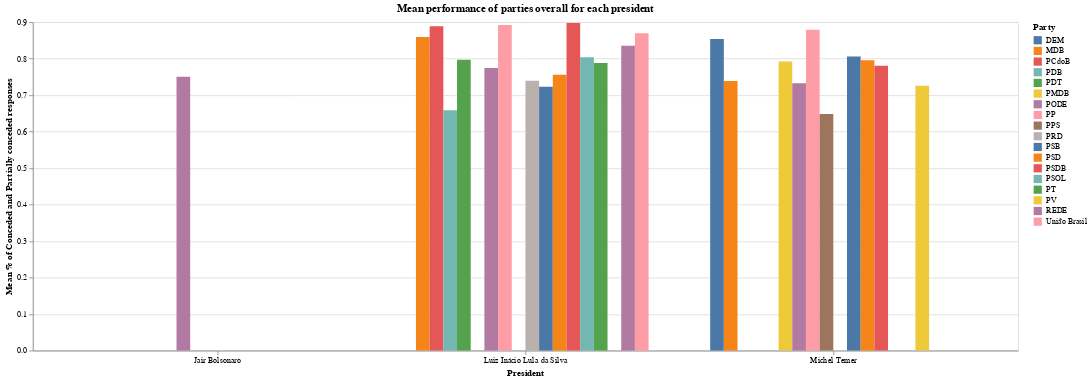

Notebook source saved alongside this figure:
### Markdown cell above
Processo do gráfico
- Retirei registros que não fossem do gabinete
- Retirei agências sem partido
- Agrupei valores por ano e por partido
- Adicionei os presidentes

### Code cell
# Performance by president
df_grouped = df_only_parties.groupby(["party", "president"])["conc_parc"].mean().reset_index()

df_grouped = df_grouped.rename(columns={"conc_parc": "% mean conceded partially"})

bars = alt.Chart(df_grouped).mark_bar().encode(
    x=alt.X('president:O', title='President', axis=alt.Axis(labelAngle=0)),
    xOffset='party:N',  # Group bars within each year
    y=alt.Y('% mean conceded partially:Q', title='Mean % of Conceded and Partially conceded responses'),
    color=alt.Color('party:N', title='Party'),
    tooltip=['party', '% mean conceded partially', 'president']
).properties(
    width=1200,
    height=400
)

chart = bars.properties(
    title="Mean performance of parties overall for each president"
)
chart

### Figure 1 — Vega-Lite specification as saved in the notebook (floating-point values rounded to 4 significant figures)
{"config": {"view": {"continuousWidth": 300, "continuousHeight": 300}}, "data": {"name": "data-5d1c852e92521b904011c5c9df13acd4"}, "mark": {"type": "bar"}, "encoding": {"color": {"field": "party", "title": "Party", "type": "nominal"}, "tooltip": [{"field": "party", "type": "nominal"}, {"field": "% mean conceded partially", "type": "quantitative"}, {"field": "president", "type": "nominal"}], "x": {"axis": {"labelAngle": 0}, "field": "president", "title": "President", "type": "ordinal"}, "xOffset": {"field": "party", "type": "nominal"}, "y": {"field": "% mean conceded partially", "title": "Mean % of Conceded and Partially conceded responses", "type": "quantitative"}}, "height": 400, "title": "Mean performance of parties overall for each president", "width": 1200, "$schema": "https://vega.github.io/schema/vega-lite/v5.20.1.json", "datasets": {"data-5d1c852e92521b904011c5c9df13acd4": [{"party": "DEM", "president": "Michel Temer", "% mean conceded partially": 0.8536}, {"party": "MDB", "president": "Luiz Inácio Lula da Silva", "% mean conceded partially": 0.8594}, {"party": "MDB", "president": "Michel Temer", "% mean conceded partially": 0.7391}, {"party": "PCdoB", "president": "Luiz Inácio Lula da Silva", "% mean conceded partially": 0.8889}, {"party": "PDB", "president": "Luiz Inácio Lula da Silva", "% mean conceded partially": 0.6585}, {"party": "PDT", "president": "Luiz Inácio Lula da Silva", "% mean conceded partially": 0.7968}, {"party": "PMDB", "president": "Michel Temer", "% mean conceded partially": 0.7925}, {"party": "PODE", "president": "Jair Bolsonaro", "% mean conceded partially": 0.7505}, {"party": "PODE", "president": "Luiz Inácio Lula da Silva", "% mean conceded partially": 0.7741}, {"party": "PODE", "president": "Michel Temer", "% mean conceded partially": 0.7327}, {"party": "PP", "president": "Luiz Inácio Lula da Silva", "% mean conceded partially": 0.8922}, {"party": "PP", "president": "Michel Temer", "% mean conceded partially": 0.8791}, {"party": "PPS", "president": "Michel Temer", "% mean conceded partially": 0.6486}, {"party": "PRD", "president": "Luiz Inácio Lula da Silva", "% mean conceded partially": 0.7398}, {"party": "PSB", "president": "Luiz Inácio Lula da Silva", "% mean conceded partially": 0.7229}, {"party": "PSB", "president": "Michel Temer", "% mean conceded partially": 0.806}, {"party": "PSD", "president": "Luiz Inácio Lula da Silva", "% mean conceded partially": 0.7561}, {"party": "PSD", "president": "Michel Temer", "% mean conceded partially": 0.7953}, {"party": "PSDB", "president": "Luiz Inácio Lula da Silva", "% mean conceded partially": 0.8978}, {"party": "PSDB", "president": "Michel Temer", "% mean conceded partially": 0.7809}, {"party": "PSOL", "president": "Luiz Inácio Lula da Silva", "% mean conceded partially": 0.8041}, {"party": "PT", "president": "Luiz Inácio Lula da Silva", "% mean conceded partially": 0.7884}, {"party": "PV", "president": "Michel Temer", "% mean conceded partially": 0.7261}, {"party": "REDE", "president": "Luiz Inácio Lula da Silva", "% mean conceded partially": 0.835}, {"party": "União Brasil", "president": "Luiz Inácio Lula da Silva", "% mean conceded partially": 0.8696}]}}
